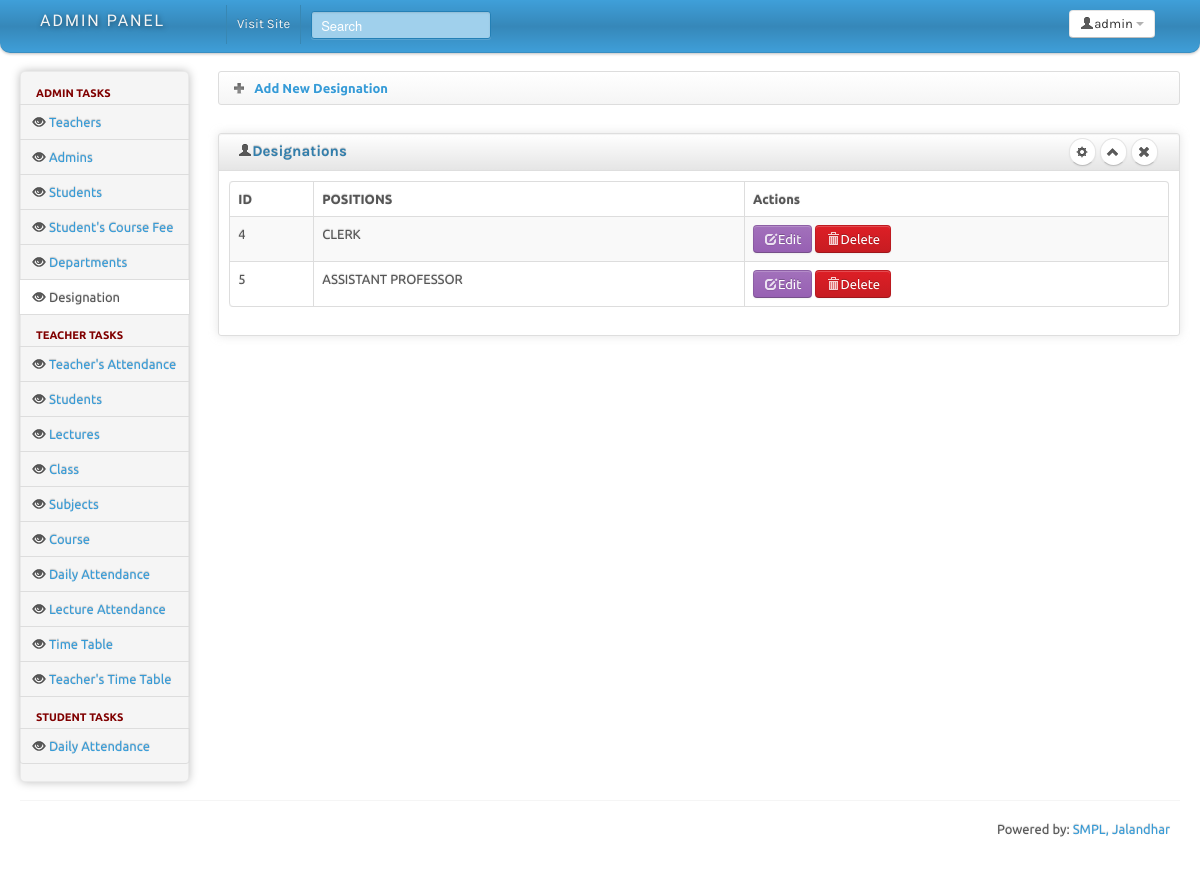
The app's page /admin/designation.php (signed in) with its own data.
### tables this page shows
CREATE TABLE `designation` (
  `id` int(11) NOT NULL,
  `position` varchar(100) NOT NULL
);

### admin/config.php (called while the page is built, shortened)
<?php
class task
{
    public $con=0;
    protected $Query_ID = 0;
    public function connect()
    {
        $this->con=mysqli_connect($_SESSION['db_ip'], $_SESSION['db_user'], $_SESSION['db_pass'], $_SESSION['db_name']);
    }
    public function query($Query_String)
    {
        if ($this->Query_ID = mysqli_query($this->con, $Query_String)) {
            return $this->Query_ID;
        } else {
            return false;
        }
    }
    public function nextRecord()
    {
        $this->Record = mysqli_fetch_assoc($this->Query_ID);
        $stat = is_array($this->Record);
        if (!$stat) {
            $this->Query_ID = 0;
        }
        return $stat;
    }
}

### admin/designation.php (the view, shortened to what this page needs)
<?php
	require_once("config.php");
	require_once("headincludes.php"); ?>
<body>
		<?php require_once("topbar.php"); ?>
		<div class="container-fluid">
		<div class="row-fluid">
			<div class="span2 main-menu-span">
				<div class="well nav-collapse sidebar-nav">
					<?php require_once("sidemenu.php"); ?>
				</div>
			</div>
			<div id="content" class="span10">
			<div>
				<ul class="breadcrumb">
					<li>
						<a href="adddesignation.php" style="text-decoration:none;">
							<img src="img/add.png" />
							<span style="font-weight:bold;">
								Add New Designation
							</span>
						</a>
					</li>
				</ul>
			</div>
			<div class="row-fluid sortable">
				<div class="box span12">
					<div class="box-header well" data-original-title>
						<h2><i class="icon-user"></i>Designations</h2>
						<div class="box-icon">
							<a href="#" class="btn btn-setting btn-round"><i class="icon-cog"></i></a>
							<a href="#" class="btn btn-minimize btn-round"><i class="icon-chevron-up"></i></a>
							<a href="#" class="btn btn-close btn-round"><i class="icon-remove"></i></a>
						</div>
					</div>
					<div class="box-content">
						<table class="table table-striped table-bordered bootstrap-datatable datatable">
						  <thead>
							  <tr>
								  <th>ID</th>
								  <th>POSITIONS</th>
								  <th class="center">Actions</th>
							  </tr>
						  </thead>
						  <tbody>
							<?php
								$list = new task;
								$query = "select * from designation";
								$list->query($query);
								while($list->nextRecord())
								{
									$id = $list->Record['id'];
									$post = $list->Record['position'];
									echo "<tr>";
									echo "<td>$id</td>";
									echo "<td class='center'>$post</td>";
									echo "<td class='center'>";
										echo "<a class='btn btn-info' href='editdesignation.php?id=$id'><i class='icon-edit icon-white'></i>Edit</a>&nbsp;";
										echo "<a onclick='return confirm(\"Are you sure to delete this record?\");' class='btn btn-danger' href='deldesignation.php?id=$id'><i class='icon-trash icon-white'></i>Delete</a>";
									echo "</td>";
									echo "</tr>";
								}
							?>
						  </tbody>
					  </table>
					</div>
				</div>
			</div>
			</div>
				</div>
		<hr>
		<?php require_once("footer.php"); ?>
	</div>
</body>
</html>

### admin/css/charisma-app.css (style rules this page uses)
.box { border: 1px solid #DEDEDE; border-radius:3px; -webkit-border-radius:3px; -moz-border-radius:3px; margin-top: 10px; margin-bottom: 10px ; box-shadow: 0 0 10px rgba(189, 189, 189, 0.4); -webkit-box-shadow: 0 0 10px rgba(189, 189, 189, 0.4); -moz-box-shadow: 0 0 10px rgba(189, 189, 189, 0.4); }
.box-header { border:none; padding-top:5px; border-bottom: 1px solid #DEDEDE; border-radius:3px 3px 0 0; -webkit-border-radius:3px 3px 0 0; -moz-border-radius:3px 3px 0 0; height:12px; min-height:12px; margin-bottom: 0; cursor:move; font-weight:bold; font-size:16px; background: -moz-linear-gradient(top, rgba(255,255,255,0) 0%, rgba(0,0,0,0.1) 100%); background: -webkit-gradient(linear, left top, left bottom, color-stop(0%,rgba(255,255,255,0)), color-stop(100%,rgba(0,0,0,0.1))); background: -webkit-linear-gradient(top, rgba(255,255,255,0) 0%,rgba(0,0,0,0.1) 100%); background: -o-linear-gradient(top, rgba(255,255,255,0) 0%,rgba(0,0,0,0.1) 100%); background: -ms-linear-gradient(top, rgba(255,255,255,0) 0%,rgba(0,0,0,0.1) 100%); background: linear-gradient(to bottom, rgba(255,255,255,0) 0%,rgba(0,0,0,0.1) 100%); filter: progid:DXImageTransform.Microsoft.gradient( startColorstr='#00ffffff', endColorstr='#1a000000',GradientType=0 ); }
.box-header h2 { font-size:15px; width:auto; clear:none; float:left; line-height:25px; }
.box-header h2 > i { margin-top:1px; }
.box-icon { float:right; }
.box-icon a { clear:none; float:left; margin:0 2px; height: 18px; width:5px; margin-top: -1px; }
.box-icon a i { margin-left:-4.5px; }
.box-content { padding:10px; }
.btn-round { border-radius: 40px; -webkit-border-radius: 40px; -moz-border-radius: 40px; font-size:12px; padding-top:4px; }
.sidebar-nav { min-height:0; box-shadow: 0 0 10px #BDBDBD; -webkit-box-shadow: 0 0 10px #BDBDBD; -moz-box-shadow: 0 0 10px #BDBDBD; border-radius: 5px; -webkit-border-radius: 5px; -moz-border-radius: 5px; margin-bottom: 0; padding-bottom:0; }

### admin/headincludes.php (style rules this page uses)
body { padding-bottom: 40px; }
.sidebar-nav { padding: 9px 0; }

### records on screen
designation: id "4", position "CLERK"
designation: id "5", position "ASSISTANT PROFESSOR"
